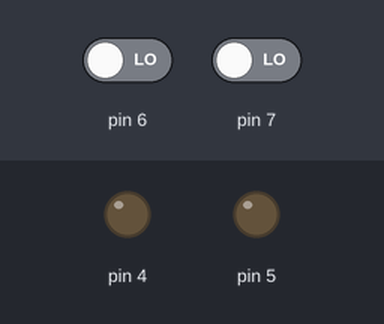
Recording of a sketch running on a simulated Arduino Uno, built with avr-gcc and run on an emulated ATmega328P. Parts: output pins drawn as LEDs (lit = HIGH). The inputs (shaded band) are chosen by the test bench; at power-on: pin 6 LOW, pin 7 LOW.

Above: at 1.2 s.
1.3 s: pin 6 driven HIGH
At 2.1 s:
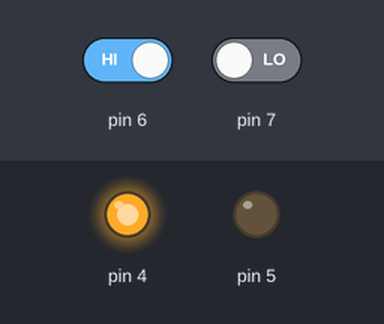
2.8 s: pin 7 driven HIGH
At 3.2 s:
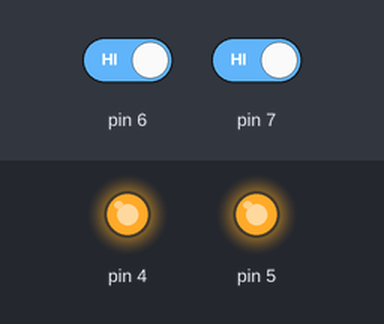
4.3 s: pin 6 driven LOW
At 5.5 s:
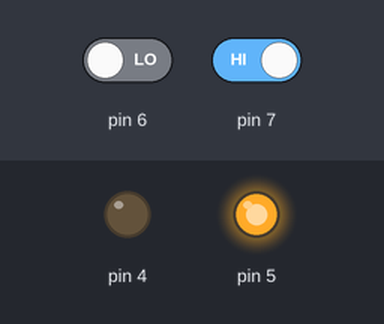
5.8 s: pin 7 driven LOW
At 6.7 s:
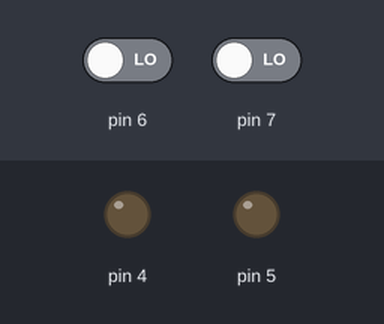
Timing chart, 0 to 8.3 s (numbered marks = the images above; inputs shaded):
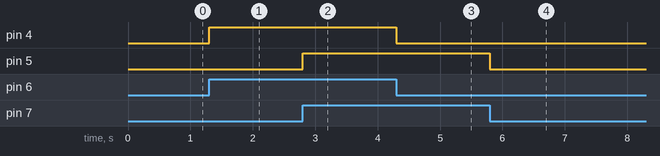

The sketch:

magic_cuo_tlt.ino
```cpp
int detect1;
int detect2;
void setup() {
  // put your setup code here, to run once:
  pinMode(7, INPUT);
  pinMode(6, INPUT);
  pinMode(5, OUTPUT);
  pinMode(4, OUTPUT);
}

void loop() {
  // put your main code here, to run repeatedly:
  detect1 = digitalRead(7);
  detect2 = digitalRead(6);


  digitalWrite(5, detect1);
  digitalWrite(4, detect2);
}
```

Measured:
- after the input at 1.3 s, pin 4: LOW → HIGH at once
- after the input at 2.8 s, pin 5: LOW → HIGH at once
- after the input at 4.3 s, pin 4: HIGH → LOW at once
- after the input at 5.8 s, pin 5: HIGH → LOW at once
